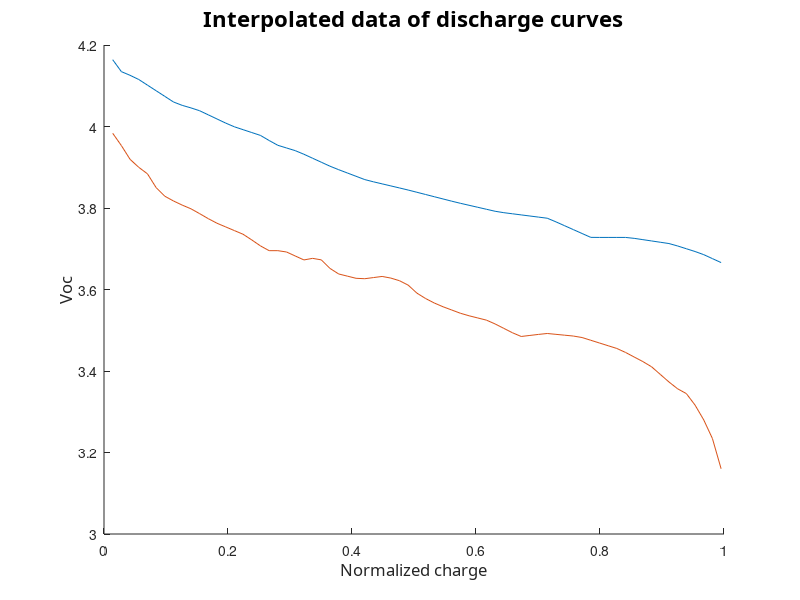

The MATLAB source for this figure: (Note: this script raises an error after producing the figure.)
startSOC=0.5;
upper_current=0.145;
lower_current=1.440;

upper=load('upper_curve.txt');
lower=load('lower_curve.txt');

%Contains a cap-voc table by row
%cap vcc
%cap2 vcc2
%cap3 vcc3
x_interp_upper= 0:0.1:max(upper(:,+1));
upper_interp=[x_interp_upper' interp1(upper(:,1), upper(:,2), x_interp_upper)'];

x_interp_lower= 0:0.1:max(lower(:,+1));
lower_interp=[x_interp_lower' interp1(lower(:,1), lower(:,2), x_interp_lower)'];

%Obtain data in a different number of points
max_interp_value=min(max(upper(:,1)), max(lower(:,1)));
min_interp_value=max(min(upper(:,1)), min(lower(:,1)));

%Taglia il vettore
upper_interp=upper_interp(find( upper_interp(:,1)>min_interp_value), :);
upper_interp=upper_interp(find( upper_interp(:,1)<max_interp_value), :);

lower_interp=lower_interp(find( lower_interp(:,1)>min_interp_value), :);
lower_interp=lower_interp(find( lower_interp(:,1)<max_interp_value), :);

%Normalize the vector
divide_by=max_interp_value-min_interp_value;
upper_interp(:,1)=upper_interp(:,1)/divide_by;
lower_interp(:,1)=lower_interp(:,1)/divide_by;

figure
hold on
plot(upper_interp(:,1), upper_interp(:,2))
plot(lower_interp(:,1), lower_interp(:,2))
title('Interpolated data of discharge curves', 'Fontname', 'DejaVu', 'FontSize', 16);
xlabel('Normalized charge', 'FontName', 'DejaVu', 'FontSize', 12);
ylabel('Voc', 'FontName', 'DejaVu', 'FontSize', 12);
Rs=[];
for i=1:length(upper_interp(:,1))
  Vbc1=lower_interp(i,2);
  Ibc1=lower_current;
  Vbc2=upper_interp(i,2);
  Ibc2=upper_current;
  R=(Vbc2-Vbc1)/(Ibc1-Ibc2);
  Voc=Vbc1+R*Ibc1;

  %Build a Cap-R-V table
  Rs=[Rs;lower_interp(i,1) R Voc];
end


%Interpolate equation for VSoc
x=[min(Rs(:,1)):0.001:max(Rs(:,1))];
p0=[1 1 1 1 1 1 1];
handle=@(b) vsoc_error(b, Rs(:,1), Rs(:,3));
p=fminsearch(handle, p0);
p1=p;
x=[min(Rs(:,1)):0.001:max(Rs(:,1))];
y=feval('vsoc2voc', p, x);
figure;
plot(x, y, Rs(:,1), Rs(:,3));
title('Measured vs. fitted VSOC curve', 'Fontname', 'DejaVu', 'FontSize', 16);
xlabel('Normalized charge', 'FontName', 'DejaVu', 'FontSize', 12);
ylabel('VSOC', 'FontName', 'DejaVu', 'FontSize', 12);

%Interpolate equation for R
x=[min(Rs(:,1)):0.001:max(Rs(:,1))];
p0=[1 1 1];
handle=@(b) r_error(b, Rs(:,1), Rs(:,2));
p=fminsearch(handle, p0);
p2=p;
x=[min(Rs(:,1)):0.001:max(Rs(:,1))];
y=feval('vsoc2r', p, x);
figure;
plot(x, y, Rs(:,1), Rs(:,2));
title('Measured vs. fitted R curve', 'Fontname', 'DejaVu', 'FontSize', 16);
xlabel('Normalized charge', 'FontName', 'DejaVu', 'FontSize', 12);
ylabel('R', 'FontName', 'DejaVu', 'FontSize', 12);

b1=p1;
b2=p2;
b=[b1 b2];
